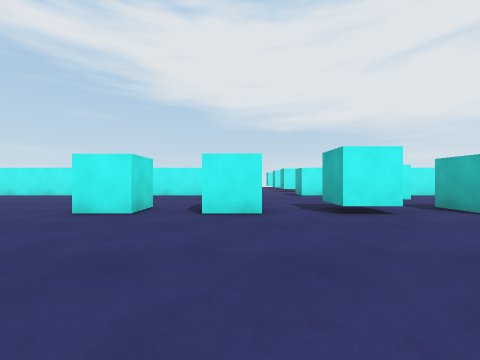
view 1 (above)

15 first-person views from a walk through a 3-D level made in the Unity game engine. The camera is 0.58 m above the floor, looks level and sees 90° across. The floor is counted in squares, 1 m on a side. Each view is taken from the middle of a square. On the plan, view 1 faces up. The plan holds only what a view shows up to about 9 squares ahead; the rest is blank. The player character is not drawn.

view 2
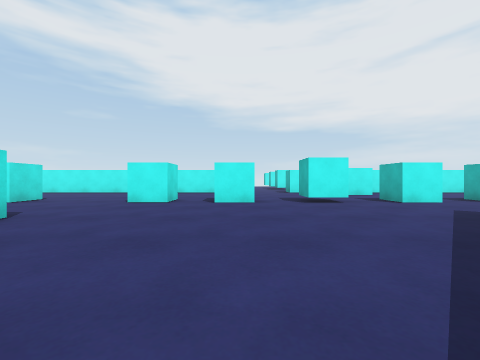

view 3
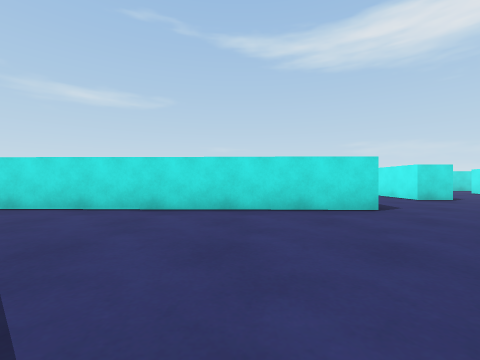

view 4
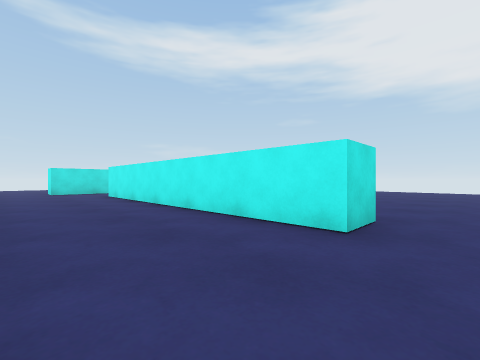

view 5
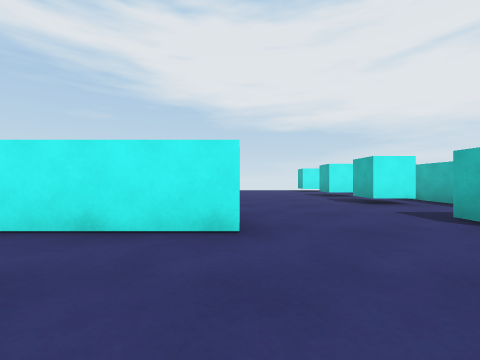

view 6
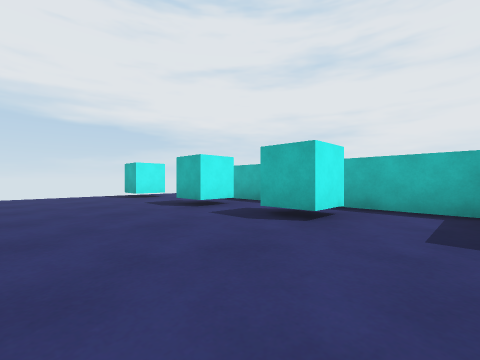

view 7
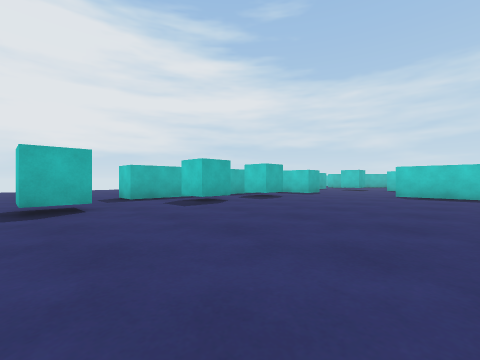

view 8
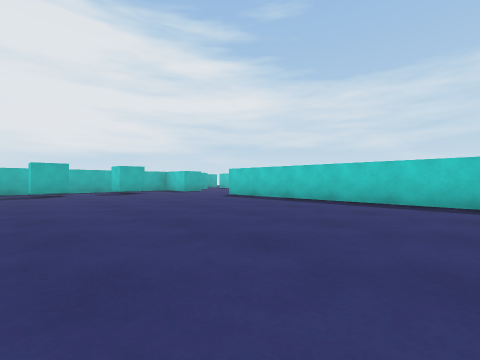

view 9
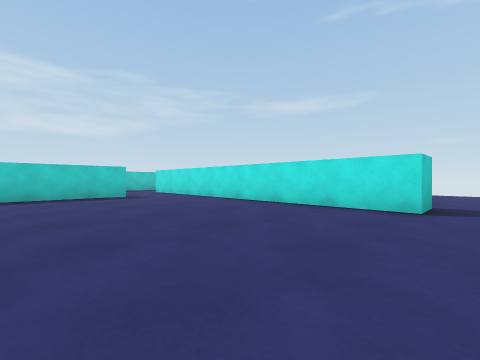

view 10
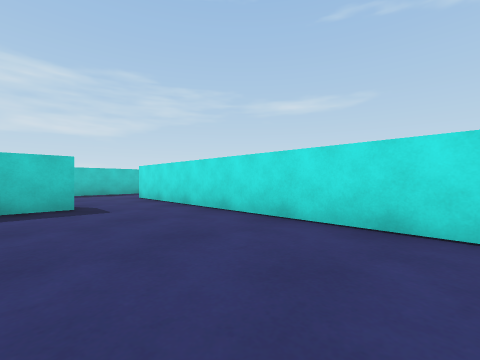

view 11
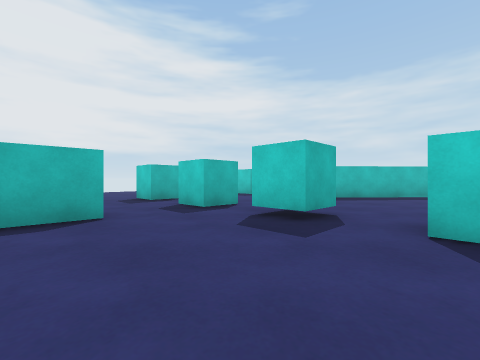

view 12
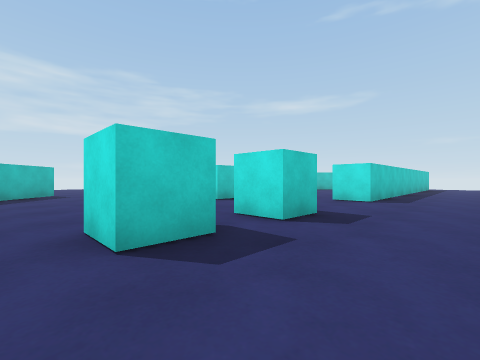

view 13
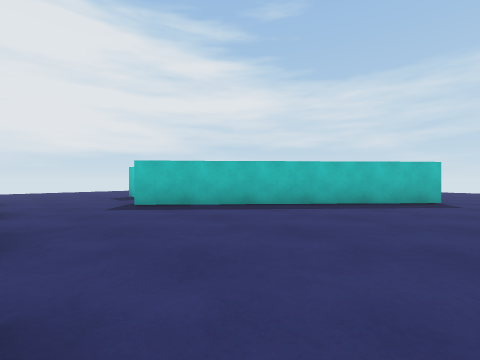

view 14
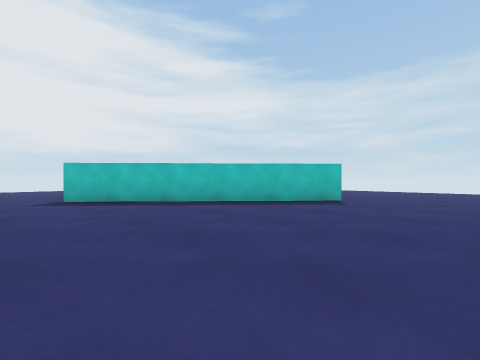

view 15
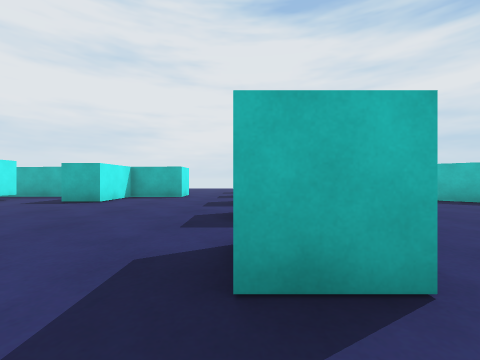

### Floor plan
Points are (right, up) in squares from view 1. A wall is a line through its corners. A room is listed if a view was taken in it or the views show most of it. See-through windows are left out.
Room 1 (views 1, 2, 3, 4, 5, 6, 7, 8, 9, 10, 11, 12, 13, 15)
walls: (-2.8, 5) (-1.8, 5) (-1.8, 4) (-2.8, 4) (-2.8, 5); (-0.8, 5) (0.4, 5) (0.4, 4) (-0.8, 4); (-9, 9.6) (-1, 9.6) (-1, 8.6) (-8.9, 8.6); (3.1, 11.6) (2.1, 11.6) (2.1, 12.6) (3.1, 12.6); (4, 9.9) (4.1, 16.3); (3.1, 14.3) (2.1, 14.3) (2.1, 15.3) (3.1, 15.3); (2.8, 4) (1.7, 4) (1.7, 5) (2.8, 5); (-3.5, 1.6) (-3.6, -5.7); (5, 6.9) (3.9, 6.9) (4, 8.6) (2.1, 8.6) (2.1, 9.6); (-10.8, 5) (-5.8, 5) (-5.8, 4); (3.1, 17.8) (2.1, 17.8) (2.1, 18.8) (3, 18.8); (5.1, 4) (4.1, 4) (4.1, 5) (5.1, 5); (-10.9, 17.3) (-11.1, 7.2); (-0.4, -3.6) (4.6, 1.9)
ways out: opening at (-4.5, 4.5) to room 2; opening at (-2.5, 2.5) to room 2; opening at (-2, -4.7) to room 2; opening at (4.5, 2.5) to room 2; opening at (4.5, 6) to room 2; opening at (-11.5, 6.5); opening at (-11.5, 18.5); opening at (4, 17); gap at (3, 19)
Room 2 (view 14)
walls: (-4.1, 1.6) (-3.5, 1.6); (7, 0.9) (7.6, 0.9); (-5.8, 4) (-7.6, 4); (6.5, 4.1) (6.5, 5) (7.5, 5); (7, 8.6) (6.1, 8.6)
ways out: opening at (-4.5, 4.5) to room 1; opening at (-2.5, 2.5) to room 1; opening at (-2, -4.7) to room 1; opening at (4.5, 2.5) to room 1; opening at (4.5, 6) to room 1

Positions as (right, up) in squares from view 1, and headings:
1: (0, 0), facing up
2: (0, -2), facing up
3: (1, -1), facing left
4: (0, 6), facing up-left
5: (-1, 6), facing up
6: (-1, 10), facing up-right
7: (-3, 19), facing down-right
8: (-8, 16), facing down-right
9: (-6, 18), facing down-left
10: (-8, 15), facing down-left
11: (0, 8), facing down-right
12: (1, 7), facing down-left
13: (-1, 4), facing down-right
14: (-3, 3), facing down-right
15: (-4, 5), facing right
